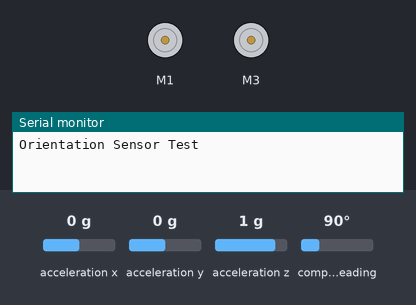
Simulated run of this sketch. Board: Arduino Uno, built with avr-gcc and run on an emulated ATmega328P. On the bench: 2 × DC motor (green arrow = forward, orange = backward, longer = faster), the last lines printed to the serial monitor. The test bench sets the inputs (shaded band); at power-on: compass heading 90°, acceleration x 0 g, acceleration y 0 g, acceleration z 1 g.

Above: at 1.2 s.
1.3 s: compass heading set to 7°
At 3.7 s:
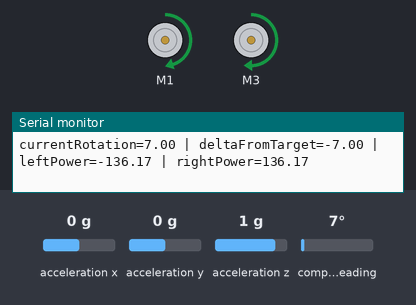
4.3 s: compass heading set to 180°
At 4.8 s:
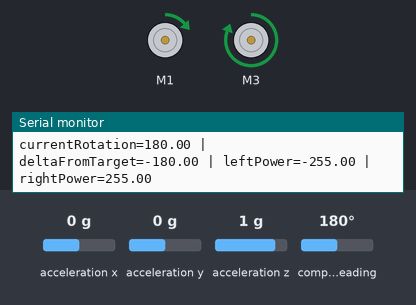
5.9 s: compass heading set to 269°
At 7.1 s:
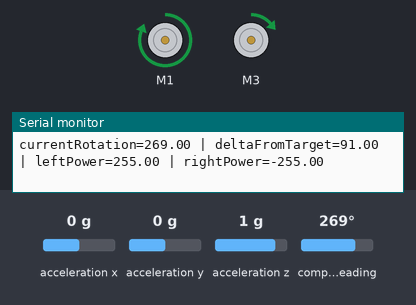
7.4 s: compass heading set to 352°
At 8.6 s:
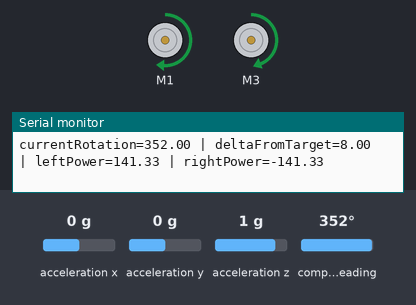
8.9 s: compass heading set to 26°
At 9.9 s:
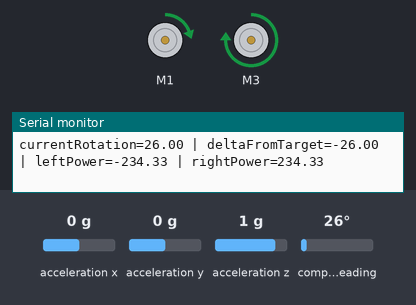
10.4 s: compass heading set to 90°
At 11.4 s:
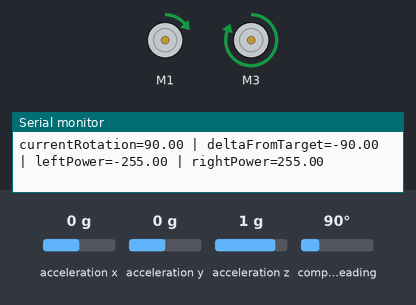
Timing chart, 0 to 13.4 s (numbered marks = the images above; inputs shaded):
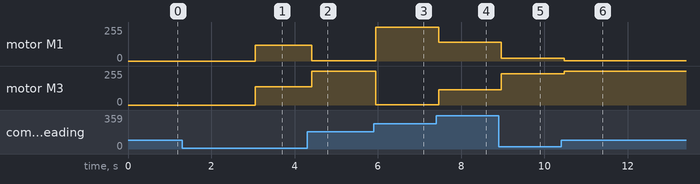

Measured:
- after the input at 1.3 s, motor M1: stopped → forward 120/255 after 1.8 s; motor M3: stopped → forward 136/255 after 1.8 s
- after the input at 4.3 s, motor M1: forward 120/255 → forward 1/255 after 0.12 s; motor M3: forward 136/255 → forward 255/255 after 0.12 s
- after the input at 5.9 s, motor M1: forward 1/255 → forward 255/255 after 0.05 s; motor M3: forward 255/255 → forward 1/255 after 0.05 s
- after the input at 7.4 s, motor M1: forward 255/255 → forward 141/255 after 0.07 s; motor M3: forward 1/255 → forward 115/255 after 0.07 s
- after the input at 8.9 s, motor M1: forward 141/255 → forward 22/255 after 0.07 s; motor M3: forward 115/255 → forward 234/255 after 0.07 s
- after the input at 10.4 s, motor M1: forward 22/255 → forward 1/255 after 0.08 s; motor M3: forward 234/255 → forward 255/255 after 0.08 s

The sketch:

turn_by_degrees.ino
```cpp
#include <math.h>
#include <Wire.h>
#include <Adafruit_Sensor.h>
#include <Adafruit_BNO055.h>
#include <utility/imumaths.h>
#include <Adafruit_MotorShield.h>

/* This driver uses the Adafruit unified sensor library (Adafruit_Sensor),
   which provides a common 'type' for sensor data and some helper functions.

   To use this driver you will also need to download the Adafruit_Sensor
   library and include it in your libraries folder.

   You should also assign a unique ID to this sensor for use with
   the Adafruit Sensor API so that you can identify this particular
   sensor in any data logs, etc.  To assign a unique ID, simply
   provide an appropriate value in the constructor below (12345
   is used by default in this example).

   Connections
   ===========
   Connect SCL to analog 5
   Connect SDA to analog 4
   Connect VDD to 3-5V DC
   Connect GROUND to common ground

   History
   =======
   2015/MAR/03  - First release (KTOWN)
   2015/AUG/27  - Added calibration and system status helpers
*/

//IMU
/* Set the delay between fresh samples */
#define BNO055_SAMPLERATE_DELAY_MS (100)
Adafruit_BNO055 bno = Adafruit_BNO055(55);

//Motors
Adafruit_MotorShield AFMS = Adafruit_MotorShield();
Adafruit_DCMotor *leftMotor = AFMS.getMotor(1);
Adafruit_DCMotor *rightMotor = AFMS.getMotor(3);

/**************************************************************************/
/*
    Displays some basic information on this sensor from the unified
    sensor API sensor_t type (see Adafruit_Sensor for more information)
*/
/**************************************************************************/
//void displaySensorDetails(void)
//{
//  sensor_t sensor;
//  bno.getSensor(&sensor);
//  Serial.println("------------------------------------");
//  Serial.print  ("Sensor:       "); Serial.println(sensor.name);
//  Serial.print  ("Driver Ver:   "); Serial.println(sensor.version);
//  Serial.print  ("Unique ID:    "); Serial.println(sensor.sensor_id);
//  Serial.print  ("Max Value:    "); Serial.print(sensor.max_value); Serial.println(" xxx");
//  Serial.print  ("Min Value:    "); Serial.print(sensor.min_value); Serial.println(" xxx");
//  Serial.print  ("Resolution:   "); Serial.print(sensor.resolution); Serial.println(" xxx");
//  Serial.println("------------------------------------");
//  Serial.println("");
//  delay(500);
//}

/**************************************************************************/
/*
    Display some basic info about the sensor status
*/
/**************************************************************************/
//void displaySensorStatus(void)
//{
//  /* Get the system status values (mostly for debugging purposes) */
//  uint8_t system_status, self_test_results, system_error;
//  system_status = self_test_results = system_error = 0;
//  bno.getSystemStatus(&system_status, &self_test_results, &system_error);
//
//  /* Display the results in the Serial Monitor */
//  Serial.println("");
//  Serial.print("System Status: 0x");
//  Serial.println(system_status, HEX);
//  Serial.print("Self Test:     0x");
//  Serial.println(self_test_results, HEX);
//  Serial.print("System Error:  0x");
//  Serial.println(system_error, HEX);
//  Serial.println("");
//  delay(500);
//}

/**************************************************************************/
/*
    Display sensor calibration status
*/
/**************************************************************************/
//void displayCalStatus(void)
//{
//  /* Get the four calibration values (0..3) */
//  /* Any sensor data reporting 0 should be ignored, */
//  /* 3 means 'fully calibrated" */
//  uint8_t system, gyro, accel, mag;
//  system = gyro = accel = mag = 0;
//  bno.getCalibration(&system, &gyro, &accel, &mag);
//
//  /* The data should be ignored until the system calibration is > 0 */
//  Serial.print("\t");
//  if (!system)
//  {
//    Serial.print("! ");
//  }
//
//  /* Display the individual values */
//  Serial.print("Sys:");
//  Serial.print(system, DEC);
//  Serial.print(" G:");
//  Serial.print(gyro, DEC);
//  Serial.print(" A:");
//  Serial.print(accel, DEC);
//  Serial.print(" M:");
//  Serial.print(mag, DEC);
//}

double targetXOrientation;
void setRelativeTargetRotation(double degreeDelta, double current)
{
  targetXOrientation = fmod(current + degreeDelta, 360.0);
}

double getTargetRotationDelta(double currentRotation)
{
  double inDelta = targetXOrientation - currentRotation;
  double outDelta = inDelta;
  double absDelta = abs(inDelta);

  if (absDelta > 180)
  {
    outDelta = 360 - absDelta;
    if (inDelta > 0)
    {
      outDelta = -outDelta;
    }
  }

  return outDelta;
}

void updateTargetRotationLoop(double currentRotation, double &leftPowerOut, double &rightPowerOut)
{
  const double minSpeed = 100;
  const double maxSpeed = 255;
  const double minSpeedDegrees = 1; //delta required to warrant moving at all
  const double maxSpeedDegrees = 30; //delta required to warrant going full speed

  double delta = getTargetRotationDelta(currentRotation);
  double deltaIntensity = constrain(abs(delta)/maxSpeedDegrees, 0.0, 1.0);

  double power = 0;
  if (abs(delta) >= minSpeedDegrees)
  {
    power = lerp(minSpeed, maxSpeed, deltaIntensity) * sign(delta);
  }
  else
  {
    power = 0;
  }

  //Assumes positive means forward
  leftPowerOut = power;
  rightPowerOut = -power;
}

//linearly interpolates from a to b based on percent (0-1)
double lerp(double a, double b, double percent)
{
  return a + (b-a)*percent;
}

int sign(double input)
{
  if (input < 0)
  {
    return -1;
  }
  else if (input > 0)
  {
    return 1;
  }
  else
  {
    return 0;
  }
}


//void turnInX(double deltaX) {
//  Serial.print(" current X: ");
//  Serial.println(deltaX, 4);
//}

/**************************************************************************/
/*
    Arduino setup function (automatically called at startup)
*/
/**************************************************************************/
void setup(void)
{
  Serial.begin(9600);
  Serial.println("Orientation Sensor Test"); Serial.println("");

  /* Initialise the sensor */
  if(!bno.begin())
  {
    /* There was a problem detecting the BNO055 ... check your connections */
    Serial.print("Ooops, no BNO055 detected ... Check your wiring or I2C ADDR!");
    while(1);
  }

//  delay(1000);
//
//  /* Display some basic information on this sensor */
//  displaySensorDetails();
//
//  /* Optional: Display current status */
//  displaySensorStatus();
//
//  bno.setExtCrystalUse(true);

  //Motors
  AFMS.begin();
}

/**************************************************************************/
/*
    Arduino loop function, called once 'setup' is complete (your own code
    should go here)
*/
/**************************************************************************/

unsigned long beginStraightMillis = 0;

void loop(void)
{
  /* Get a new sensor event */
  sensors_event_t event;
  bno.getEvent(&event);


  /* Optional: Display calibration status */
  //displayCalStatus();

  /* Optional: Display sensor status (debug only) */
  //displaySensorStatus();
  const unsigned long straightDuration = 3000;
  if (millis() - beginStraightMillis < straightDuration) //go straight
  {
    leftMotor->setSpeed(255);
    rightMotor->setSpeed(255);
  }
  else //turny stuff
  {
    double currentRotation = event.orientation.x;
    double deltaFromTarget = getTargetRotationDelta(currentRotation);

    if (abs(deltaFromTarget) < 1)
    {
      setRelativeTargetRotation(90, currentRotation);
      beginStraightMillis = millis();
      Serial.println("Set new target rotation");
    }
    else
    {
      double leftPower;
      double rightPower;
      updateTargetRotationLoop(currentRotation, leftPower, rightPower);

      leftMotor->setSpeed(leftPower);
      leftMotor->run(FORWARD);
      rightMotor->setSpeed(rightPower);
      rightMotor->run(FORWARD);

      Serial.print("currentRotation="); Serial.print(currentRotation);
      Serial.print(" | deltaFromTarget="); Serial.print(deltaFromTarget);
      Serial.print(" | leftPower="); Serial.print(leftPower);
      Serial.print(" | rightPower="); Serial.print(rightPower);
      Serial.println("");
    }
  }


  /* Wait the specified delay before requesting nex data */
  delay(BNO055_SAMPLERATE_DELAY_MS);
}
```
